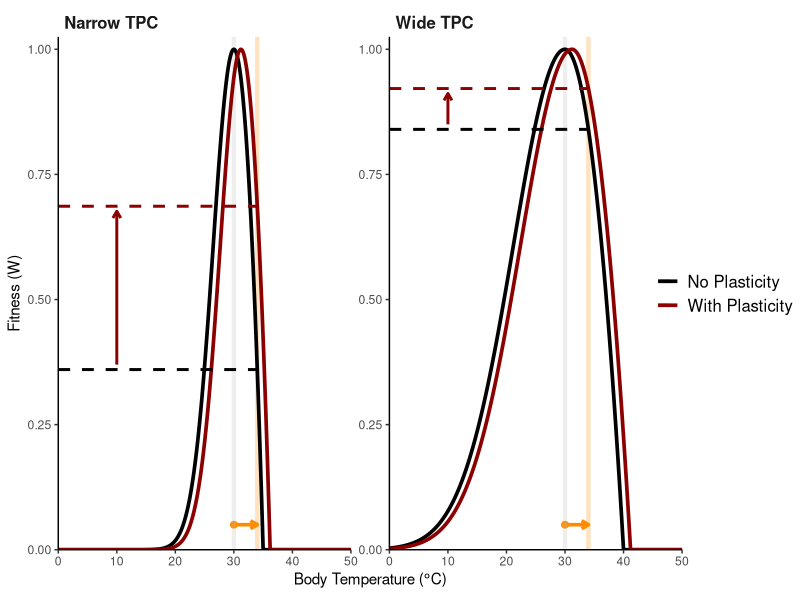
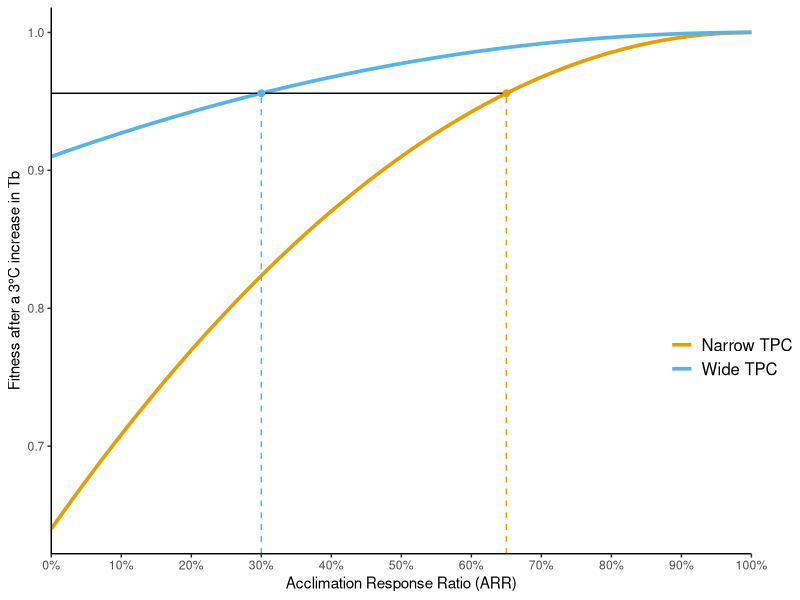
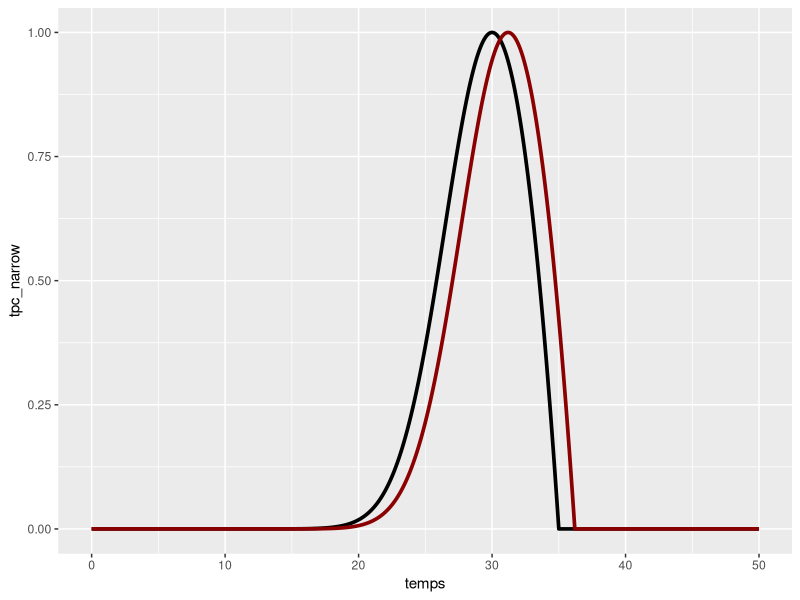

Generate these figures, in order, with R:
## ---- chunk 1
#| include: false

# load packages
library(tidyverse)
library(ggpubr)

## ---- chunk 2
#| fig-width: 7
#| fig-height: 3.5
#| fig-cap: "Figure 1. The benefits of thermal plasticiy depend on the breadth of the thermal performance curve (TPC). The left panel shows a TPC with a narrow breadth, and the right panel shows a TPC with a broad breadth. In both panels, the black dashed line shows the original TPC, the red line shows the TPC after a 30% plastic shift, and the vertical dashed lines show the original and new body temperatures. The red arrows show the fitness benefits of plasticity for each TPC."

# thermal performance curve (tpc)
tpc <- function(temps, topt, ctmin, ctmax) {

  # initialize performance vector and define psig
  perf <- rep(NA, length(temps))
  psig <- -((ctmin - topt) / 4)

  # calculate performance
  for (i in seq_along(temps)){
    if (temps[i] < topt) {
      perf[i] <- exp(-((temps[i] - topt) / (2 * psig))^2)
    } else {
      perf[i] <- 1 - ((temps[i] - topt) / (topt - ctmax))^2
    }
  }

  # correct for negative values and return
  ifelse(perf < 0, 0, perf)

}

# define general parameters for tpcs
temps <- seq(0, 50, by = 0.1) # temperature range
delta_temp <- 4 # change in temperature
arr <- 0.3 # acclimation response ratio (ARR) for plasticity

# create tpcs with and without plasticity for broad and narrow breadths
tpc_broad <- tpc(temps, topt = 30, ctmin = 5, ctmax = 40)
tpc_broad_plastic <- tpc(
  temps, topt = 30 + arr * delta_temp,
  ctmin = 5 + arr * delta_temp,
  ctmax = 40 + arr * delta_temp
)
tpc_narrow <- tpc(temps, topt = 30, ctmin = 20, ctmax = 35)
tpc_narrow_plastic <- tpc(
  temps, topt = 30 + arr * delta_temp,
  ctmin = 20 + arr * delta_temp,
  ctmax = 35 + arr * delta_temp
)

# create data frame for plotting
tpc_df <- data.frame(
  temps = rep(temps, 4),
  performance = c(tpc_broad, tpc_broad_plastic,
                  tpc_narrow, tpc_narrow_plastic),
  curve_breadth = rep(c("Wide TPC", "Wide TPC",
                        "Narrow TPC", "Narrow TPC"),
                      each = length(temps)),
  plasticity = rep(c("No Plasticity", "With Plasticity",
                     "No Plasticity", "With Plasticity"), each = length(temps))
)

# prepare segments data frame
segments_df <- data.frame(
  x = c(0, 0, 0, 0),
  xend = c(30 + delta_temp, 30 + delta_temp, 30 + delta_temp, 30 + delta_temp),
  y = c(
    tpc_broad[temps == (30 + delta_temp)],
    tpc_broad_plastic[temps == (30 + delta_temp)],
    tpc_narrow[temps == (30 + delta_temp)],
    tpc_narrow_plastic[temps == (30 + delta_temp)]
  ),
  yend = c(
    tpc_broad[temps == (30 + delta_temp)],
    tpc_broad_plastic[temps == (30 + delta_temp)],
    tpc_narrow[temps == (30 + delta_temp)],
    tpc_narrow_plastic[temps == (30 + delta_temp)]
  ),
  curve_breadth = rep(c("Wide TPC", "Wide TPC",
                        "Narrow TPC", "Narrow TPC"),
                      each = 1),
  plasticity = rep(c("No Plasticity", "With Plasticity",
                     "No Plasticity", "With Plasticity"),
                   each = 1)
)

# prepare arrows data frame
arrows_df <- data.frame(
  x = c(10, 10),
  xend = c(10, 10),
  y = c(
    tpc_broad[temps == (30 + delta_temp)] + 0.01,
    tpc_narrow[temps == (30 + delta_temp)] + 0.01
  ),
  yend = c(
    tpc_broad_plastic[temps == (30 + delta_temp)] - 0.01,
    tpc_narrow_plastic[temps == (30 + delta_temp)] - 0.01
  ),
  curve_breadth = c("Wide TPC", "Narrow TPC")
)

# plot the phenomenon
tpc_df |>
  ggplot(aes(x = temps, y = performance, color = plasticity)) +
  annotate(
    geom = "segment", x = 30, xend = 30 + delta_temp, y = 0.05, yend = 0.05,
    arrow = arrow(length = unit(0.2, "cm")), linewidth = 1.25, color = "darkorange" # nolint
  ) +
  annotate(
    geom = "point", x = 30, y = 0.05, size = 2, color = "darkorange"
  ) +
  geom_vline(
    xintercept = 30 + delta_temp,
    color = "darkorange", alpha = 0.25, linewidth = 1.5
  ) +
  geom_vline(xintercept = 30, alpha = 0.25, linewidth = 1.5, color = "gray") +
  geom_line(linewidth = 1.25) +
  geom_segment(data  = segments_df,
               aes(x = x, y = y, xend = xend, yend = yend),
               linetype = "dashed", linewidth = 1) +
  geom_segment(data  = arrows_df,
               aes(x = x, y = y, xend = xend, yend = yend),
               arrow = arrow(length = unit(0.2, "cm")),
               color = "darkred", linewidth = 1) +
  scale_color_manual(values = c("black", "darkred")) +
  facet_wrap(~curve_breadth, nrow = 1, axes = "all") +
  scale_x_continuous(expand = c(0, 0)) +
  scale_y_continuous(expand = c(0, 0), limits = c(0, 1.025)) +
  theme_classic() +
  theme(
    strip.text = element_text(size = 12, hjust = 0, face = "bold"),
    strip.background = element_blank(),
    legend.text = element_text(size = 12),
    legend.title = element_blank(),
    legend.margin = margin(l = -30)
  ) +
  labs(
    x = expression("Body Temperature (" * degree * "C)"),
    y = "Fitness (W)",
  )

## ---- chunk 3
#| fig-width: 4.25
#| fig-height: 3
#| out-width: "75%"
#| fig.cap: "Figure 2. To match the fitness of the wide TPC at an ARR of 30% after a 3°C increase in body temperature (Tb), the narrow TPC needs to exhibit an ARR of 65%."

# define sequence of ARRs to test
arrs <- seq(0,1, by = 0.01)
orginal_temp <- 30
delta_temp <- 3

# calculate TPC fitness across ARRs for broad TPC
w_broad <- lapply(arrs, function(x) {
  tpc(
    temps = orginal_temp + delta_temp,
    topt = orginal_temp + x * delta_temp,
    ctmin = 5 + x * delta_temp,
    ctmax = 40 + x * delta_temp
  )
}) |> unlist()
w_narrow <- lapply(arrs, function(x) {
  tpc(
    temps = orginal_temp + delta_temp,
    topt = orginal_temp + x * delta_temp,
    ctmin = 20 + x * delta_temp,
    ctmax = 35 + x * delta_temp
  )
}) |> unlist()

# create data frame for plotting
arr_df <- data.frame(
  arr = arrs,
  w_broad = w_broad,
  w_narrow = w_narrow
) |>
  pivot_longer(
    cols = c(w_broad, w_narrow),
    names_to = "curve_breadth",
    values_to = "fitness"
  )|>
  mutate(
    curve_breadth = recode(curve_breadth,
                           w_broad = "Wide TPC",
                           w_narrow = "Narrow TPC")
  )

# find at which ARR the fitness of the narrow TPC is equal to the fitness of 
# the broad TPC at ARR = 0.3
w_broad_30 <- arr_df |>
  filter(curve_breadth == "Wide TPC", arr == 0.3) |> 
  pull(fitness)
arr_narrow_equal <- arr_df |>
  filter(curve_breadth == "Narrow TPC", fitness >= w_broad_30) |> 
  slice(1) |> 
  pull(arr)

# plot the phenomenon
arr_df |>
  ggplot(aes(x = arr, y = fitness, color = curve_breadth)) +
  geom_line(linewidth = 1.25) +
  annotate(
    geom = "segment",
    x = 0, xend = arr_narrow_equal, y = w_broad_30, yend = w_broad_30
  ) +
  annotate(
    geom = "segment",
    x = 0.3, xend = 0.3, y = -Inf, yend = w_broad_30,
    color = "#56B4E9", linetype = "dashed"
  ) +
  annotate(
    geom = "point", x = 0.3, y = w_broad_30, size = 2, color = "#56B4E9"
  ) +
  annotate(
    geom = "point", 
    x = arr_narrow_equal, y = w_broad_30, size = 2, color = "#E69F00"
  ) +
  annotate(
    geom = "segment", 
    x = arr_narrow_equal, xend = arr_narrow_equal, y = -Inf, yend = w_broad_30,
    linetype = "dashed", color = "#E69F00"
  ) +
  scale_color_manual(values = c("#E69F00", "#56B4E9")) +
  scale_x_continuous(
    expand = c(0, 0), 
    breaks = seq(0, 1, 0.1),
    labels = scales::percent_format(accuracy = 1)) +
  theme_classic() +
  theme(
    legend.text = element_text(size = 12),
    legend.title = element_blank(),
    legend.margin = margin(l = -70, b = -110)
  ) +
  labs(
    x = "Acclimation Response Ratio (ARR)",
    y = "Fitness after a 3°C increase in Tb"
  )
## ---- chunk 4

# define expected fitness function using Vasseur method
exp_w <- function(topt, ctmin, ctmax, mean_tb, sd_tb) {

  if (sd_tb == 0) {
    tpc(mean_tb, topt, ctmin, ctmax)

  } else {
    # function to calculate integrand
    integrand <- function(temps) {
      tpc(temps, topt, ctmin, ctmax) * dnorm(temps, mean = mean_tb, sd = sd_tb)
    }

    # integrate
    integrate(integrand, lower = -30, upper = 60)$value
  }
}

# calculate expected fitness of narrow TPC with and without thermal variability
ggplot() +
  geom_line(aes(x = temps, y = tpc_narrow), color = "black", linewidth = 1.25) +
  geom_line(aes(x = temps, y = tpc_narrow_plastic), color = "darkred", linewidth = 1.25) 
